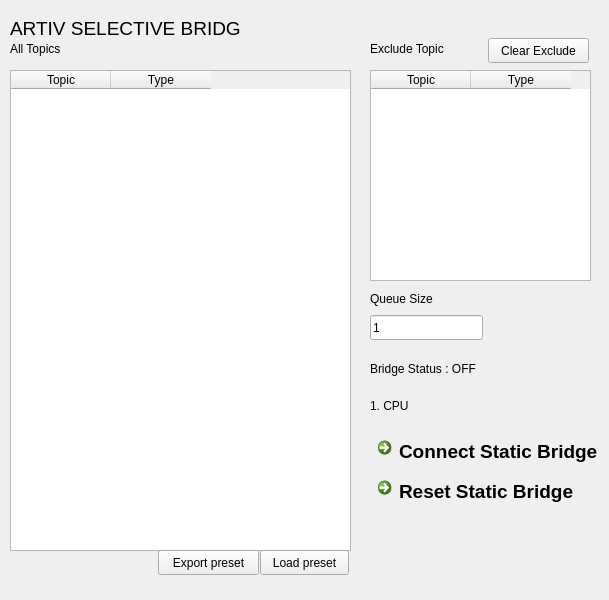
<?xml version="1.0" encoding="UTF-8"?>
<ui version="4.0">
 <class>MainWindow</class>
 <widget class="QMainWindow" name="MainWindow">
  <property name="geometry">
   <rect>
    <x>0</x>
    <y>0</y>
    <width>609</width>
    <height>600</height>
   </rect>
  </property>
  <property name="windowTitle">
   <string>ARTIV SELECTIVE BRIDGE</string>
  </property>
  <property name="windowIcon">
   <iconset>
    <normaloff>icon.ico</normaloff>icon.ico</iconset>
  </property>
  <widget class="QWidget" name="centralwidget">
   <widget class="QLabel" name="label">
    <property name="geometry">
     <rect>
      <x>10</x>
      <y>20</y>
      <width>231</width>
      <height>17</height>
     </rect>
    </property>
    <property name="font">
     <font>
      <pointsize>14</pointsize>
     </font>
    </property>
    <property name="text">
     <string>ARTIV SELECTIVE BRIDGE</string>
    </property>
   </widget>
   <widget class="QLabel" name="label_2">
    <property name="geometry">
     <rect>
      <x>10</x>
      <y>40</y>
      <width>67</width>
      <height>17</height>
     </rect>
    </property>
    <property name="text">
     <string>All Topics</string>
    </property>
   </widget>
   <widget class="QLabel" name="label_3">
    <property name="geometry">
     <rect>
      <x>370</x>
      <y>40</y>
      <width>111</width>
      <height>17</height>
     </rect>
    </property>
    <property name="text">
     <string>Exclude Topic</string>
    </property>
   </widget>
   <widget class="QLabel" name="label_4">
    <property name="geometry">
     <rect>
      <x>370</x>
      <y>290</y>
      <width>91</width>
      <height>17</height>
     </rect>
    </property>
    <property name="text">
     <string>Queue Size</string>
    </property>
   </widget>
   <widget class="QLineEdit" name="lineEdit">
    <property name="geometry">
     <rect>
      <x>370</x>
      <y>315</y>
      <width>113</width>
      <height>25</height>
     </rect>
    </property>
    <property name="text">
     <string>1</string>
    </property>
   </widget>
   <widget class="QCommandLinkButton" name="commandLinkButton">
    <property name="geometry">
     <rect>
      <x>370</x>
      <y>430</y>
      <width>231</width>
      <height>41</height>
     </rect>
    </property>
    <property name="font">
     <font>
      <pointsize>14</pointsize>
     </font>
    </property>
    <property name="text">
     <string>Connect Static Bridge</string>
    </property>
   </widget>
   <widget class="QTableWidget" name="tableWidget">
    <property name="geometry">
     <rect>
      <x>10</x>
      <y>70</y>
      <width>341</width>
      <height>481</height>
     </rect>
    </property>
    <property name="sizeAdjustPolicy">
     <enum>QAbstractScrollArea::AdjustToContents</enum>
    </property>
    <column>
     <property name="text">
      <string>Topic</string>
     </property>
    </column>
    <column>
     <property name="text">
      <string>Type</string>
     </property>
    </column>
   </widget>
   <widget class="QTableWidget" name="tableWidget_2">
    <property name="geometry">
     <rect>
      <x>370</x>
      <y>70</y>
      <width>221</width>
      <height>211</height>
     </rect>
    </property>
    <column>
     <property name="text">
      <string>Topic</string>
     </property>
    </column>
    <column>
     <property name="text">
      <string>Type</string>
     </property>
    </column>
   </widget>
   <widget class="QLabel" name="label_5">
    <property name="geometry">
     <rect>
      <x>370</x>
      <y>360</y>
      <width>141</width>
      <height>17</height>
     </rect>
    </property>
    <property name="text">
     <string>Bridge Status : OFF</string>
    </property>
   </widget>
   <widget class="QLabel" name="label_6">
    <property name="geometry">
     <rect>
      <x>370</x>
      <y>380</y>
      <width>121</width>
      <height>51</height>
     </rect>
    </property>
    <property name="text">
     <string>1. CPU</string>
    </property>
   </widget>
   <widget class="QCommandLinkButton" name="commandLinkButton_2">
    <property name="geometry">
     <rect>
      <x>370</x>
      <y>470</y>
      <width>231</width>
      <height>41</height>
     </rect>
    </property>
    <property name="font">
     <font>
      <pointsize>14</pointsize>
     </font>
    </property>
    <property name="text">
     <string>Reset Static Bridge</string>
    </property>
   </widget>
   <widget class="QPushButton" name="pushButton">
    <property name="geometry">
     <rect>
      <x>488</x>
      <y>38</y>
      <width>101</width>
      <height>25</height>
     </rect>
    </property>
    <property name="text">
     <string>Clear Exclude</string>
    </property>
   </widget>
   <widget class="QPushButton" name="pushButton_2">
    <property name="geometry">
     <rect>
      <x>158</x>
      <y>550</y>
      <width>101</width>
      <height>25</height>
     </rect>
    </property>
    <property name="text">
     <string>Export preset</string>
    </property>
   </widget>
   <widget class="QPushButton" name="pushButton_3">
    <property name="geometry">
     <rect>
      <x>260</x>
      <y>550</y>
      <width>89</width>
      <height>25</height>
     </rect>
    </property>
    <property name="text">
     <string>Load preset</string>
    </property>
   </widget>
  </widget>
  <widget class="QMenuBar" name="menubar">
   <property name="geometry">
    <rect>
     <x>0</x>
     <y>0</y>
     <width>609</width>
     <height>22</height>
    </rect>
   </property>
  </widget>
 </widget>
 <resources/>
 <connections/>
</ui>
